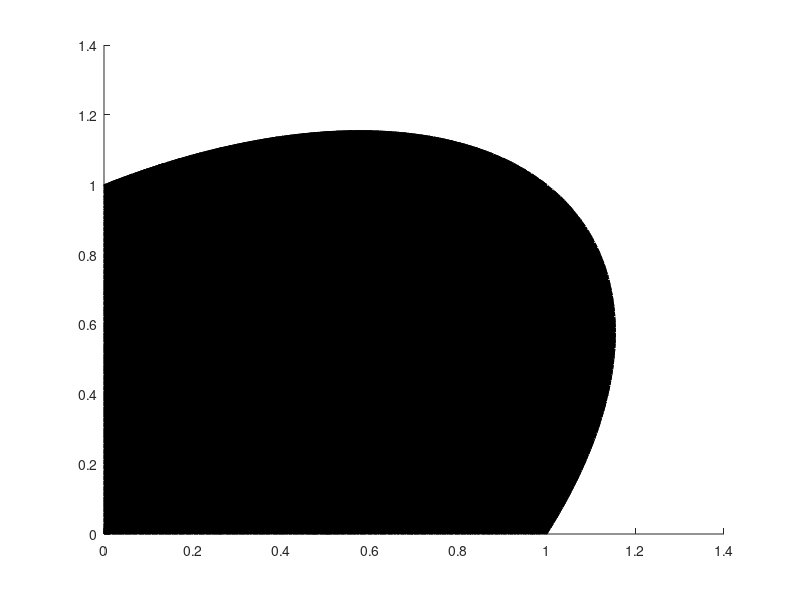

MATLAB code to generate this figure: (Note: this script raises an error after producing the figure.)
clear
close all
clc
% Constants for the Hill 1948 plasticity model
% Sig00 = 1; % Yield stress in uniaxial tension along the rolling direction
% Sig90 = .9; % Yield stress in uniaxial tension along the transverse direction
% Sigb = 1.2; % Yield stress in uniaxial tension along the normal direction

Sig00 = 335.4;
Sig15 = 335.1;
Sig30 = 338.1;
Sig45 = 343.2;
Sig65 = 349.1;
Sig75 = 356.1;
Sig90 = 359.4;
Sigb = 345;
% Tau = 340;
% Tau = Tau/Sig00;
Tau = 1/sqrt(3);


Sig45 =Sig45/Sig00;
Sig90 =Sig90/Sig00;
Sigb =Sigb/Sig00;
Sig00 = 1;
% Calculate F1, G1, and H1 coefficients
F1 = (Sig00/Sig90)^2 - 1 + (Sig00/Sigb)^2;
% F1 = 1;
G1 = 1 - (Sig00/Sig90)^2 + (Sig00/Sigb)^2;
% G1 = 1;
H1 = 1 + (Sig00/Sig90)^2 - (Sig00/Sigb)^2;
% H1 = 1;
% N1 =  (4*(Sig00)^2)/(Sig45)^2 - ((Sig00)^2)/((Sigb)^2);
N1 = (4*(Sig00)^2)/(Sig45)^2 - ((Sig00)^2 - 1/sqrt(3)*Tau^2)/((Sigb)^2);
% N1 = (4*(Sig00)^2)/(Sig45)^2 - ((Sig00)^2 + Tau^2)/((Sigb)^2);
% N1 = 3;

% Range of stress components
sigma1_range = linspace(0, 1.5, 100);
sigma2_range = linspace(0, 1.5, 100);
tau12_range = linspace(0, 1, 100);


% Create a meshgrid for stress components
[sigma1, sigma2, tau12] = meshgrid(sigma1_range, sigma2_range, tau12_range);

% Calculate the Hill48 yield function value for plane stress conditions (sigma3 = 0)
hill48 = (G1  * (sigma1.^2) + F1  * (sigma2.^2) +  H1 * (sigma1 - sigma2).^2)/2 + N1*(tau12.^2);

% Calculate the von Mises yield criterion value for plane stress conditions (sigma3 = 0)
vonMises = sqrt(.5*((sigma1 - sigma2).^2 + sigma2.^2 + sigma1.^2) + 3 * tau12.^2);

% Create a 3D surface plot
% figure('defaultAxesColorOrder',[0 0 0; 0 0 1; 0 0 1; 0 0 1;])
% figure
isosurface_threshold = 1;
h2 = patch(isosurface(sigma1, sigma2, tau12, vonMises, isosurface_threshold));
% set(h2, 'FaceColor', 'g', 'EdgeColor', 'none', 'FaceAlpha', 0.3);
hold on
ctau12 = smooth3(rand(size(tau12)),'box',7);
isonormals(sigma1, sigma2, tau12,vonMises,h2)
isocolors(sigma1, sigma2, tau12,tau12,h2)
h2.FaceColor = 'interp';
h2.EdgeColor = 'none';
set(h2, 'FaceAlpha', 0.8);

h1 = patch(isosurface(sigma1, sigma2, tau12, hill48, isosurface_threshold));
% set(h1, 'FaceColor', 'b', 'EdgeColor', 'none', 'FaceAlpha', 0.3);
hold on;
% ctau12 = smooth3(rand(size(tau12)),'box',7);
isonormals(sigma1, sigma2, tau12,vonMises,h1)
isocolors(sigma1, sigma2, tau12,tau12,h1)
h1.FaceColor = 'interp';
h1.EdgeColor = 'none';
colorbar('Limits',[0 0.6])
set(h1, 'FaceAlpha', 0.5);

xlim([0 1.5])
xticks(0:0.4:1.2)
ylim([0 1.5])
yticks(0:0.4:1.2)
zlim([0 0.6])
zticks(0:0.2:0.6)
% xlabel('Stress Component 1 (\sigma_{11})');
xlabel('\sigma_{11}','Rotation',20);
ylabel('\sigma_{22}','Rotation',-25);
zlabel('\tau_{12}');
% title('3D Surface Plot of Hill48 Plasticity Model and von Mises Yield Criterion under Plane Stress Conditions');
axis equal;
grid on;
view(3);
% Experimental results from the pure shear test
SH_sigma1 = 0; % Replace with your experimental value
SH_sigma2 = 0; % Replace with your experimental value
SH_tau12 = Tau; % Replace with your experimental value
% Experimental results from the 0° tension
T0_sigma1 = Sig00; 
T0_sigma2 = 0; 
T0_tau12 = 0; 
% Experimental results from the 90°
T90_sigma1 = 0; 
T90_sigma2 = Sig90; 
T90_tau12 = 0;
% Experimental results from the Biaxial
Tb_sigma1 = Sigb; 
Tb_sigma2 = Sigb; 
Tb_tau12 = 0;
% Plot the experimental point on the 3D surface
hold on;
plot3(SH_sigma1, SH_sigma2, SH_tau12, 'bo', 'MarkerSize', 10, 'MarkerFaceColor', 'b');
plot3(T0_sigma1, T0_sigma2, T0_tau12, 'ro', 'MarkerSize', 10, 'MarkerFaceColor', 'r');
plot3(T90_sigma1, T90_sigma2, T90_tau12, 'ro', 'MarkerSize', 10, 'MarkerFaceColor', 'r');
plot3(Tb_sigma1, Tb_sigma2, Tb_tau12, 'ro', 'MarkerSize', 10, 'MarkerFaceColor', 'r');

set(gca,'xcolor','k','ycolor','k','zcolor','k','linewidth',1.5,'FontSize',14,'GridColor',...
    [0 0 1])
% legend('Hill48 Yield Surface', 'von Mises Yield Surface', 'Experimental Result');
% l = legend({'Mon Mises','Hill 48','Experimental'}...
%     ,'FontSize',12,'Position',[0.54804762405015 0.766269845740191 0.258928566426039 0.161904757434413]);
% hold off;
legend off
% legend boxoff
% grid off
print(gcf,'-dtiffn','Hill48_3D_quarter')
%%
view(gca,[-49.4065754529619 17.9999997805113]);
l = legend({'Mon Mises','Hill 48','Experimental'}...
    ,'FontSize',12,'location','northeast');
legend off
% hold off;
print(gcf,'-dtiffn','Hill48_3D_quarter_2')
%%
view([0.841279383261027 90]);
xlim([0 1.5])
xticks(0:0.5:1.5)
ylim([0 1.5])
yticks(0:0.5:1.5)
l = legend({'Mon Mises','Hill 48','Experimental'}...
    ,'FontSize',12,'location','northeastoutside');
legend off
% hold off;
set(h1, 'FaceAlpha', 0.2);
set(h2, 'FaceAlpha', 0.2);
print(gcf,'-dtiffn','Hill48_2D_quarter')
%%
view([-0.0255132274863356 -0.13793216111556]);
xlim([0 1.5])
xticks(0:0.5:1.5)
ylim([0 1.5])
yticks(0:0.5:1.5)
l = legend({'Mon Mises','Hill 48','Experimental'}...
    ,'FontSize',12,'location','northeastoutside');
legend off
% hold off;
set(h1, 'FaceAlpha', 0.2);
set(h2, 'FaceAlpha', 0.2);
print(gcf,'-dtiffn','Hill48_2D_quarter_2')